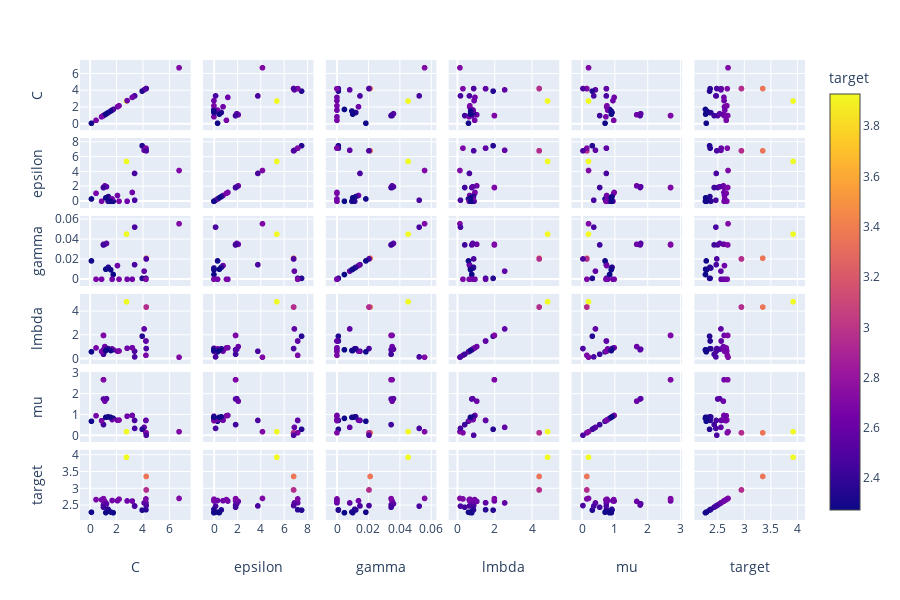

The cell this chart's notebook holds for it:
### Code cell
filter_ = filter1.drop(["datetime"], axis = 1)
px.scatter_matrix(filter_, color="target")
